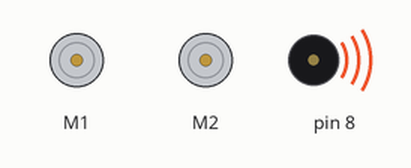
Bench run of a sketch on a simulated Arduino Nano, built with avr-gcc and run on an emulated ATmega328P. Parts: 2 × DC motor (green arrow = forward, orange = backward, longer = faster), buzzer (waves = sounding).

Above: at 0.1 s.
At 0.6 s:
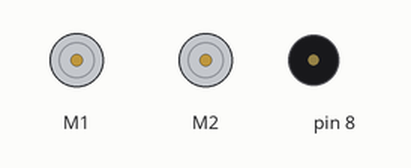
Timing chart, 0 to 2.1 s (numbered marks = the images above):
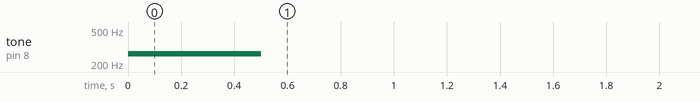

The sketch:

project_7_5.ino
```cpp
#include <Arduino.h>
#include <Wire.h>
#include <Servo.h>
#include <SoftwareSerial.h>

#include <MeMCore.h>

double angle_rad = PI/180.0;
double angle_deg = 180.0/PI;
MeDCMotor leftWheel(9);
MeDCMotor rightWheel(10);

MeLimitSwitch sw_1_2(1,2);
int leftSpeed = 0;
int rightSpeed = 0;

MeBuzzer buzzer;

int press = 0;
String readString;
char tmp;
SoftwareSerial myBlueTooth(0,1);
void setup(){
    myBlueTooth.begin(115200);
    pinMode(A7,INPUT);
}

void loop(){
    readString="";
    if(sw_1_2.touched()){
          if(press ==0){
               buzzer.tone(262, 500);
               myBlueTooth.write("onhit");
               press = 1;
          }
     }else{
        press = 0;
     }

    while(myBlueTooth.available() > 0)
    {
        tmp = myBlueTooth.read();
        readString.concat(tmp);
        if(tmp == ';'){
            break;
        }
    }

    spliteCommand(readString);
    fixMove();
    delay(100);
}

void fixMove(){
    leftWheel.run((9)==M1?-(leftSpeed):(leftSpeed));
    rightWheel.run((10)==M1?-(rightSpeed):(rightSpeed));
}

void spliteCommand(String data){
    String cmd;
    int cmdIndex = 0;
    cmd = getValue(data, ';', cmdIndex);
    while(cmd != ""){
        execCommand(cmd);
        cmdIndex ++;
        cmd = getValue(data, ';', cmdIndex);
    }
}

void execCommand(String cmd){
    String action =  getValue(cmd, ' ', 0);
    if(action == "wheel"){
        setWheel(getValue(cmd, ' ', 1).toInt(),  getValue(cmd, ' ', 2).toInt());
    }
}

void setWheel(int left, int right){
    leftSpeed = left;
    rightSpeed = right;
}


String getValue(String data, char separator, int index)
{
    int found = 0;
    int strIndex[] = {0, -1};
    int maxIndex = data.length()-1;

    for(int i=0; i <= maxIndex && found<=index; i++){
        if(data.charAt(i)==separator || i==maxIndex){
            found++;
            strIndex[0] = strIndex[1]+1;
            strIndex[1] = (i == maxIndex) ? i+1 : i;
        }
    }
    return found>index ? data.substring(strIndex[0], strIndex[1]) : "";
}
```

Measured:
- by itself, tone on pin 8: silent → 262 Hz at 0.00 s, → silent 0.50 s later
